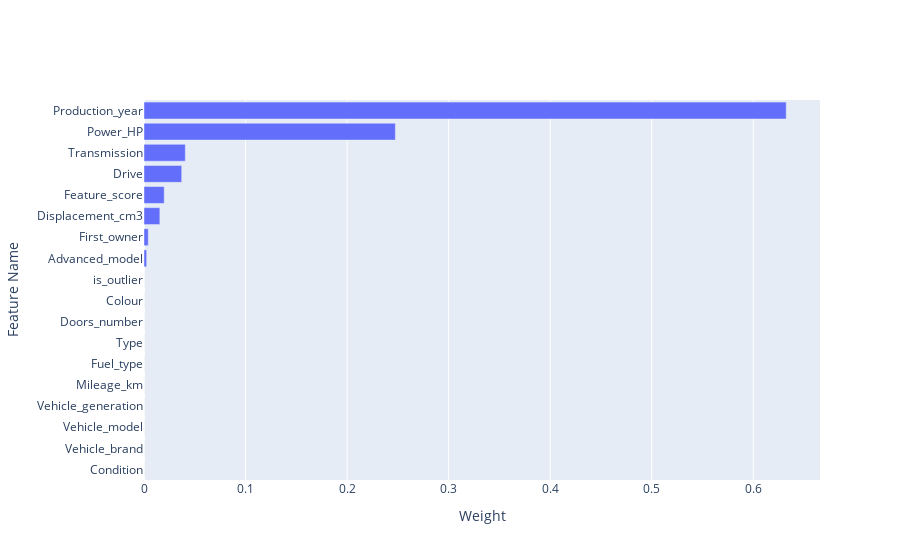

This figure's notebook cell:
### Code cell
training_process(
    model_name="basic_tree_classifier",
    model_class=PriceClassifierBasicModel,
    hyperparameters_class=DecisionTreeHyperparams,
    metric=MetricEnum.ACCURACY,
    intervals_function=lambda x: 10 ** (0.4 * x) + 500 * (x + 1) ** 1.2 + 500 * x**0.8,
    const_params={
        "criterion": "entropy",
        "splitter": "best",
        "max_depth": 20,
        "min_samples_split": 2,
        "min_samples_leaf": 1,
        "min_weight_fraction_leaf": 0.0,
        "max_features": "sqrt",
        "max_leaf_nodes": 37,
        "min_impurity_decrease": 0.0,
        "ccp_alpha": 0.0
    },
    category_encoding=True,
)

### Figure 1 — Plotly figure (JSON) as saved in the notebook; plotly's stock layout.template omitted (floating-point values rounded to 4 significant figures)
{"data": [{"orientation": "h", "type": "bar", "x": [0, 0, 0, 0, 0, 0, 0, 0, 0, 0, 0.002632, 0.004176, 0.01562, 0.01989, 0.03711, 0.04069, 0.2475, 0.6324], "y": ["Condition", "Vehicle_brand", "Vehicle_model", "Vehicle_generation", "Mileage_km", "Fuel_type", "Type", "Doors_number", "Colour", "is_outlier", "Advanced_model", "First_owner", "Displacement_cm3", "Feature_score", "Drive", "Transmission", "Power_HP", "Production_year"]}], "layout": {"xaxis": {"title": {"text": "Weight"}}, "yaxis": {"title": {"text": "Feature Name"}}}}
